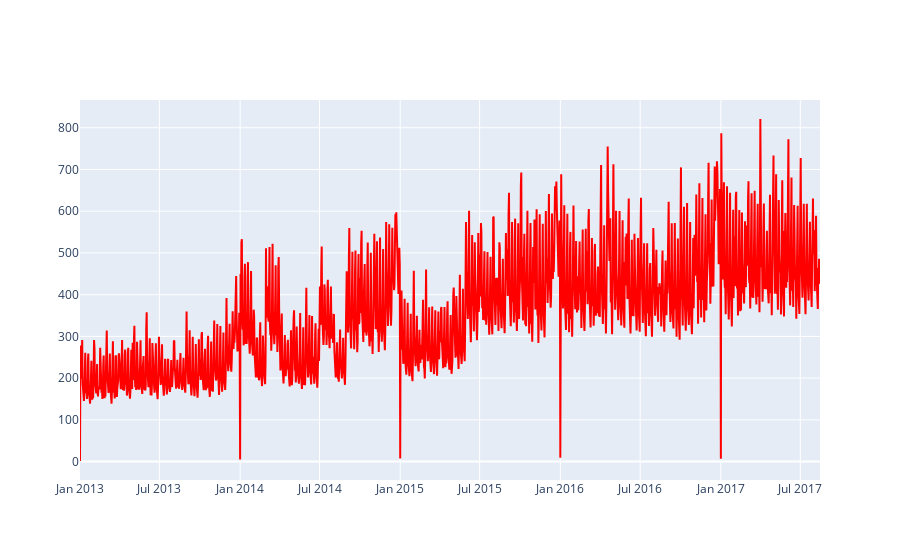

Notebook code cell kept with this figure:
### Code cell
fig.show()

### Figure 1 — Plotly figure (JSON) as saved in the notebook; plotly's stock layout.template omitted (floating-point values rounded to 4 significant figures; data arrays with more than 128 entries replaced by an {"elided": "..."} marker saying what was removed)
{"data": [{"marker": {"color": "red"}, "text": "sales", "type": "scatter", "x": {"elided": "1684 str values"}, "y": {"elided": "1684 float values"}}], "layout": {"autosize": true, "xaxis": {"autorange": true, "range": ["2013-01-01", "2017-08-15"], "type": "date"}, "yaxis": {"autorange": true, "range": [-44.13, 866.6], "type": "linear"}}}
